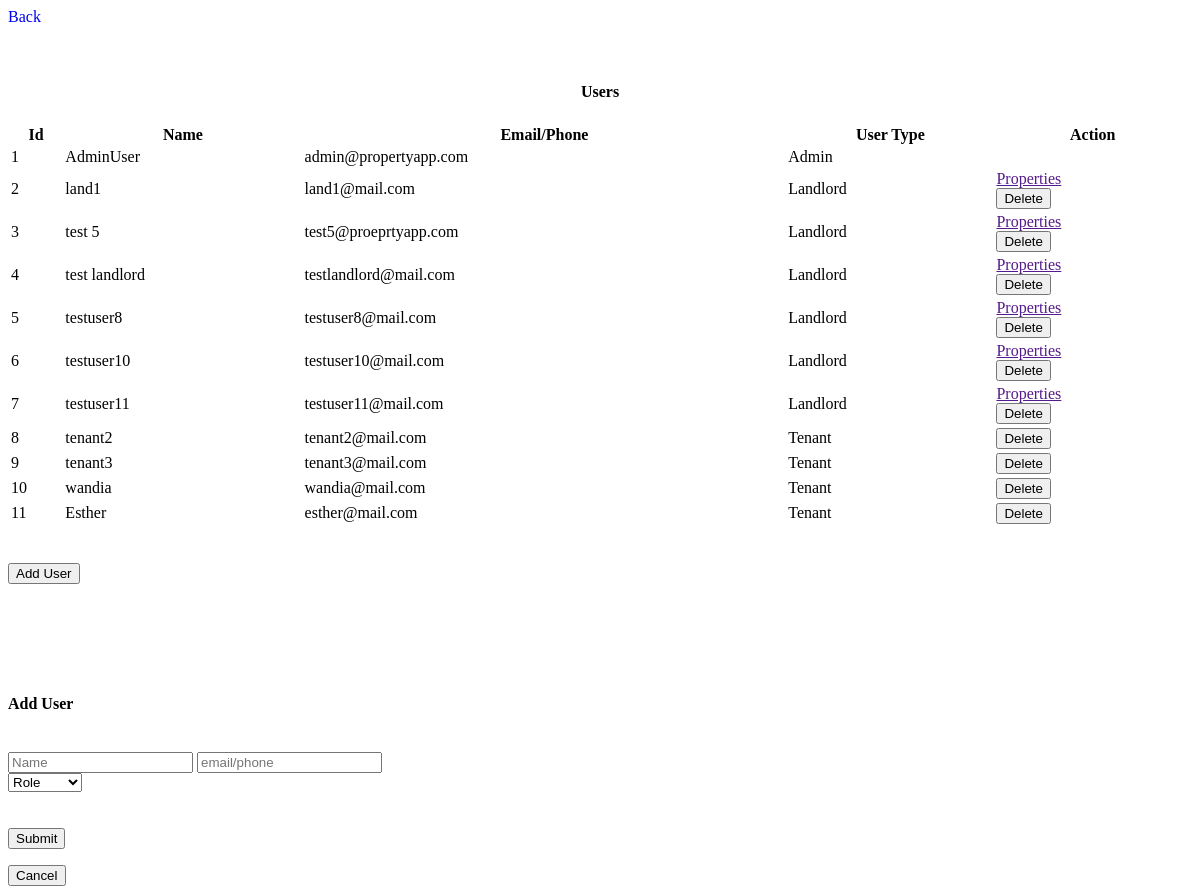
The page /admin-users on the database as committed earlier.
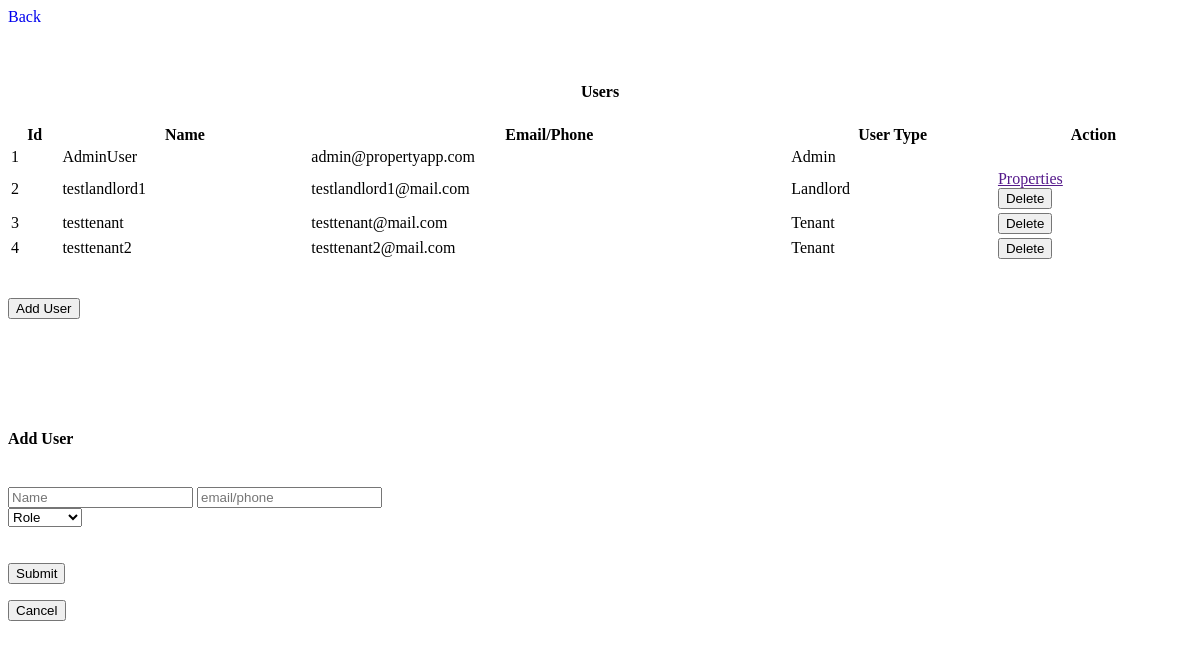
The same page on the database as committed later.
### models.py (models this page shows)
class User(Base):
    __tablename__ = 'users'
    id = Column(Integer, primary_key=True, index=True)
    uid = Column(String(10), unique=True, nullable=False)
    user_name = Column(String(20), unique=True, nullable=False)
    email_or_phone = Column(String, unique=True, index=True)
    password_hash = Column(String(100), nullable=False)
    user_type = Column(Enum('Admin', 'Landlord', 'Tenant', 'Regular_visitor', name='user_types'))
    suspended = Column(Boolean, default=False)
    created_at = Column(DateTime, default=datetime.datetime.utcnow)
    updated_at = Column(DateTime, default=datetime.datetime.utcnow, onupdate=datetime.datetime.utcnow)
    sessions = relationship('Session', back_populates='user')
    properties = relationship('Property', back_populates='landlord')
    leases = relationship('Lease', back_populates='tenant')

### new_server.py (the view)
@app.route('/admin-users')
def get_admin_users():
    users = db_session.query(User).all()
    return render_template('admin_users.html', users=users, header_title="Users")

### templates/admin_users.html (shortened to what this page needs)
<div class="back-container">
    <div class="button-container">
        <a href="/" class="button" style="text-decoration: none;">Back</a>
    </div>
</div>
<h4 style="text-align: center;">{{header_title}}</h4>
<table id="example" class="display" style="width:100%">
    <thead>
        <tr>
            <th>Id</th>
            <th>Name</th>
            <th>Email/Phone</th>
            <th>User Type</th>
            <th>Action</th>
        </tr>
    </thead>
    <tbody>
        {% for user in users %}
        <tr id="user-{{ user.id }}">
            <td>{{ user.id }}</td>
            <td>{{ user.user_name }}</td>
            <td>{{ user.email_or_phone }}</td>
            <td>{{ user.user_type }}</td>
            <td>
                {% if user.user_type != 'Admin' %}
                    {% if user.user_type == 'Landlord' %}
                        <div class="table-button-container">
                            <a href="" class="table-button" hx-get="http://localhost:5000/admin-user-properties/{{user.id}}" hx-target="#dashboard-container" hx-swap="innerHTML" onclick="activateDashboardContainer()">Properties</a>
                        </div>
                    {% endif %}
                    <div class="table-button-container">
                        <button class="table-button" onclick="deleteUser('{{ user.id }}')">Delete</button>
                    </div>
                {% endif %}
            </td>
        </tr>
        {% endfor %}
    </tbody>
</table>
<div class="back-container">
    <div class="button-container">
        <button class="button" onclick="loadAddUserFormModal()">Add User</button>
    </div>
</div>
<div class="modal" id="add_user_modal">
    <div class="modal-content">
        <br><br><br><br>
        <div class="form-square" id="form-holder">
            <form id="add-user-form" class="right-square">
                <br>
                <h4>Add User</h4>
                <br>
                <input type="text" id="user_name" name="user_name" placeholder="Name" required>
                <input type="text" id="email_or_phone" name="email_or_phone" placeholder="email/phone" required>
                <br>
                <select id="user_type" name="user_type" required>
                    <option value="" disabled selected hidden>Role</option>
                </select>
                <br>
                <br><br>
                <div class="button-container">
                    <button id="confirmButton" class="button" type="submit">Submit</button>
                </div>
            </form>
        </div>
        <div class="button-container">
            <button id="cancelButton" class="button">Cancel</button>
        </div>
    </div>
</div>

Rows that differ between the two databases and show on the page:
removed User: id "5", user_name "testuser8", email_or_phone "testuser8@mail.com", user_type "Landlord"
removed User: id "6", user_name "testuser10", email_or_phone "testuser10@mail.com", user_type "Landlord"
removed User: id "7", user_name "testuser11", email_or_phone "testuser11@mail.com", user_type "Landlord"
removed User: id "8", user_name "tenant2", email_or_phone "tenant2@mail.com", user_type "Tenant"
removed User: id "9", user_name "tenant3", email_or_phone "tenant3@mail.com", user_type "Tenant"
removed User: id "10", user_name "wandia", email_or_phone "wandia@mail.com", user_type "Tenant"
removed User: id "11", user_name "Esther", email_or_phone "esther@mail.com", user_type "Tenant"
changed User "Landlord": user_name "land1" → "testlandlord1"; email_or_phone "land1@mail.com" → "testlandlord1@mail.com"
changed User id 3: user_name "test 5" → "testtenant"; email_or_phone "test5@proeprtyapp.com" → "testtenant@mail.com"; user_type "Landlord" → "Tenant"; no longer shows "Properties"
changed User id 4: user_name "test landlord" → "testtenant2"; email_or_phone "testlandlord@mail.com" → "testtenant2@mail.com"; user_type "Landlord" → "Tenant"; no longer shows "Properties"
